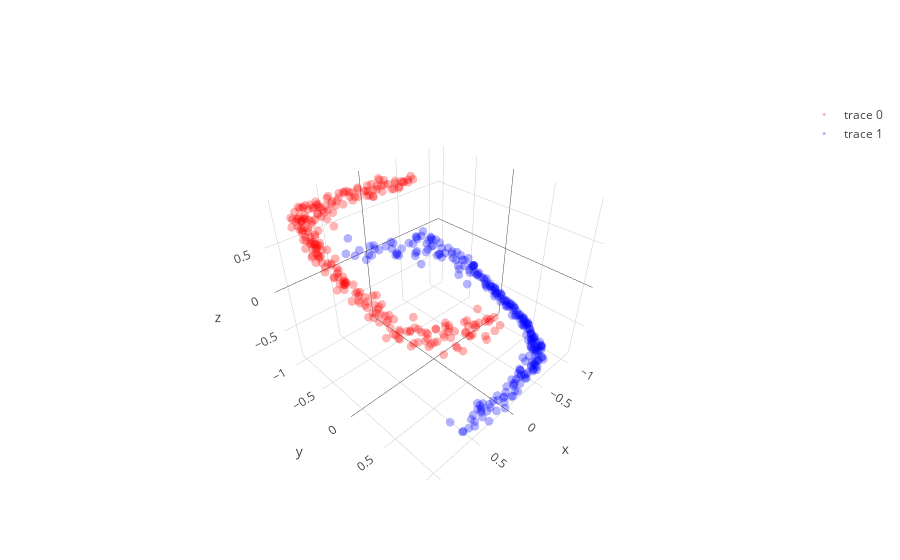

The cell this chart's notebook holds for it:
### Code cell
# with all scale
expand_dim = 3
w1 = np.random.randn(2,expand_dim)
w2 = np.random.randn(expand_dim,1)
a  = np.ones(expand_dim); b = np.ones(expand_dim); c = np.zeros(expand_dim)

w1 = _sym_decorrelation(w1)
w2 = w2/(np.sqrt(np.sum(w2**2)))

temp_X = np.copy(X)
mini_batch_size = 20
for iter in range(2000):
    cum_loss = 0; temp_X   = shuffle(temp_X)
    
    for mini_batch in range(0,len(X),mini_batch_size):
        current_batch = temp_X[mini_batch:mini_batch+mini_batch_size]
        
        layer1 = current_batch @ w1
        layer1 = layer1  + (1/(iter+1))*np.random.randn(expand_dim)
        layer1a= a*g(b*layer1)+c
        layer1a= layer1a + (1/(iter+1))*np.random.randn(expand_dim)
        layer2 = layer1a       @ w2
        loss   = w2.T @ layer1a.T @ layer1a @ w2
        
        grad2 = -layer1a.T @ layer1a @ w2 
        grad1a= -layer1a@w2@w2.T
        grada = grad1a*g(b*layer1)
        gradb = grad1a*a*g_grad(b*layer1)*layer1
        gradc = grad1a
        grad1 = current_batch.T @(grad1a*a*g_grad(b*layer1)*b) - 2.5 * current_batch.T @ current_batch @ w1 

        w2 = w2 - 0.0000001 * grad2
        a = a -   0.000009  * grada.mean(0)
        b = b -   0.000009  * gradb.mean(0)
        c = c -   0.000009  * gradc.mean(0)
        w1 = w1 - 0.0000001 * grad1
        
        w1 = _sym_decorrelation(w1)
        w2 = w2/(np.sqrt(np.sum(w2**2)))
        cum_loss      = cum_loss + loss.mean()
        
    if iter%500==0:print('Iter : ',iter," Loss: ",cum_loss)

# projection
projected_mine = (a*g(b*(X @ w1))+c) @ w2

plt.figure(figsize=(20,5))
plt.subplot(1, 3, 1)
plt.scatter(X[y==0, 0], X[y==0, 1], color='red', alpha=0.5)
plt.scatter(X[y==1, 0], X[y==1, 1], color='blue', alpha=0.5)
plt.quiver(X.mean(0)[0], X.mean(0)[1], evector[0,0],evector[0,1], color=['b'], scale=2.5)
plt.quiver(X.mean(0)[0], X.mean(0)[1], evector[1,0],evector[1,1], color=['g'], scale=2.5)

plt.subplot(1, 3, 2,projection='3d')
one_layer_project = (a*g(b*(X @ w1))+c)
plt.scatter(one_layer_project[:,0],one_layer_project[:,1],one_layer_project[:,2], color='red')

plt.subplot(1, 3, 3)
plt.scatter(projected_mine[y==0], np.zeros((len(projected_mine)//2)),  color='red', alpha=0.5)
plt.scatter(projected_mine[y==1], np.zeros((len(projected_mine)//2)), color='blue', alpha=0.5)
plt.show()

trace1 = go.Scatter3d(
    x=one_layer_project[y==0,0],
    y=one_layer_project[y==0,1],
    z=one_layer_project[y==0,2],
    mode='markers',
    line=dict(color='red',width=0.5),
    marker=dict(size=3,opacity=0.3)
)
trace2 = go.Scatter3d(
    x=one_layer_project[y==1,0],
    y=one_layer_project[y==1,1],
    z=one_layer_project[y==1,2],
    mode='markers',
    line=dict(color='blue',width=0.5),
    marker=dict(size=3,opacity=0.3)
)
data = [trace1,trace2]
fig  = go.Figure(data=data)
iplot(fig)

### Figure 1 — Plotly figure (JSON) as saved in the notebook; plotly's stock layout.template omitted (floating-point values rounded to 4 significant figures; data arrays with more than 128 entries replaced by an {"elided": "..."} marker saying what was removed)
{"data": [{"line": {"color": "red", "width": 0.5}, "marker": {"opacity": 0.3, "size": 3}, "mode": "markers", "type": "scatter3d", "uid": "6ea171e3-af2d-4122-9c14-e97b749bca6b", "x": {"elided": "250 float values"}, "y": {"elided": "250 float values"}, "z": {"elided": "250 float values"}}, {"line": {"color": "blue", "width": 0.5}, "marker": {"opacity": 0.3, "size": 3}, "mode": "markers", "type": "scatter3d", "uid": "e3410d96-7e78-4b9b-86b7-f0cf71fbaec3", "x": {"elided": "250 float values"}, "y": {"elided": "250 float values"}, "z": {"elided": "250 float values"}}], "layout": {}}
